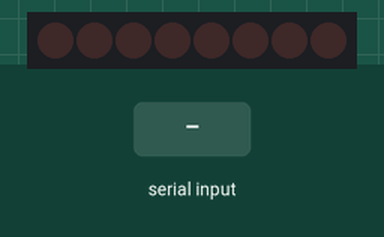
Simulated run of this sketch. Board: Arduino Uno, built with avr-gcc and run on an emulated ATmega328P. Parts: 8 shift-register outputs drawn as a row of LEDs (first output left, lit = HIGH). Wiring (inferred from the names in the program): shift register (74HC595): data pin 7; shift clock pin 9; latch pin 8. Wiring (inferred from the signals the program sends): row of LEDs: on Q0, Q1, Q2, Q3, Q4, Q5, Q6, Q7. The test bench sets the inputs (shaded band).

Above: at 1.2 s.
1.3 s: "90,45\n" received over Serial
At 2.1 s:
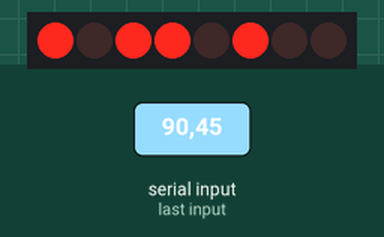
3.8 s: "30,150\n" received over Serial
At 4.4 s:
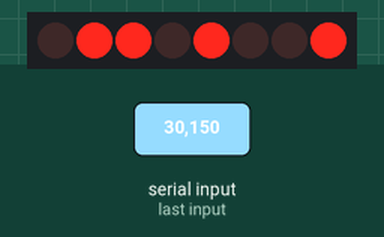
6.3 s: "5\n" received over Serial
At 7.1 s:
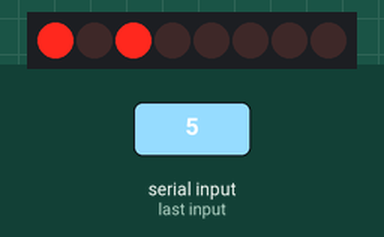
8.8 s: "200\n" received over Serial
At 9.3 s:
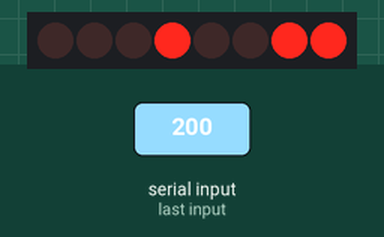
Timing chart, 0 to 11.8 s (numbered marks = the images above; inputs shaded):
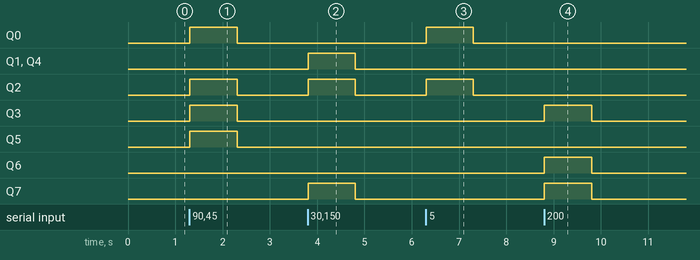

The sketch:

ClaveDesencriptacion.ino
```cpp
/*
Dirección de la simulaición

https://www.tinkercad.com/things/3vaf2zqTyd7


*/

/*
	Capitulo 70 de Arduino desde cero en Español.
	Contador binario con LEDs conectados a cada salida de un 74HC595.

	https://www.youtube.com/c/BitwiseAr
	Autor: bitwiseAr

	Modificacion:
	Solo se quita el for en el loop y se coloca el condicional if para leer el dato del serial

*/


#define SER 7		//pin 7 a SER del 74HC595
#define RCLK 8		//pin 8 a RCLK del 74HC595
#define SRCLK 9		//pin 9 a SRCLK del 74HC595


void setup ()
{

	Serial.begin(9600);
	pinMode(SER, OUTPUT);	//pin establecido como salida
	pinMode(RCLK, OUTPUT);	//pin establecido como salida
	pinMode(SRCLK, OUTPUT);	//pin establecido como salida
}

void loop() {

	if (Serial.available()>0){
		int dato = Serial.parseInt();
		digitalWrite(RCLK, LOW);				//nivel bajo a registro de almacenamiento
		shiftOut(SER, SRCLK, MSBFIRST, dato);	//funcion para enviar de forma serie el valor de i
		digitalWrite(RCLK, HIGH);				//nivel alto a registro de almacenamiento
		//delay(2000);							//demora de medio segundo
	}//Fin if
}


/*************************

El código de la linea 53 a la 77 se usa sin la implementación
del integrado 74HC595

***************************/

/*
int main(){
	init();


  Serial.begin(9600);
   for(unsigned char puerto = 2; puerto <= 9; puerto += 1){
  	pinMode(puerto,OUTPUT);
  }


  while(1){
    delay(10);//se recomienda que esté para no saturar el serial
  	digitalWrite(9, 0);
    digitalWrite(8, 0);
    digitalWrite(7, 1);
    digitalWrite(6, 1);
    digitalWrite(5, 1);
    digitalWrite(4, 0);
    digitalWrite(3, 1);
    digitalWrite(2, 0);
  }//fin while

return 0;

}//fin main

*/
```

Measured:
- after the input at 1.3 s, Q0, Q2, Q3, Q5: LOW → HIGH at once, → LOW 1.0 s later
- after the input at 3.8 s, Q1, Q2, Q4, Q7: LOW → HIGH at once, → LOW 1.0 s later
- after the input at 6.3 s, Q0, Q2: LOW → HIGH at once, → LOW 1.0 s later
- after the input at 8.8 s, Q3, Q6, Q7: LOW → HIGH at once, → LOW 1.0 s later
